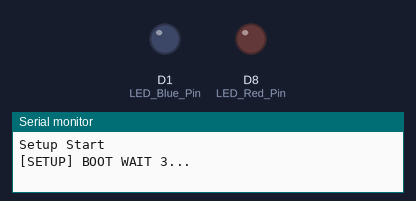
Bench run of a sketch on a simulated ESP8266 (NodeMCU). On the bench: output pins drawn as LEDs (lit = HIGH), the last lines printed to the serial monitor. WiFi joins after 1.5 s; servers stay silent unless stated; uploads are accepted with an empty reply.

Above: at 0.1 s.
At 6.6 s:
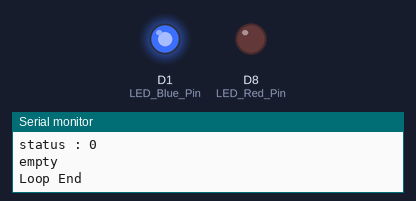
Timing chart, 0 to 8.1 s (numbered marks = the images above):
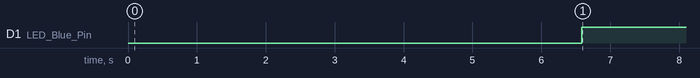

Measured:
- by itself, D1 (LED_Blue_Pin): LOW → HIGH at 6.6 s

The sketch:

LEDAlarm.ino
```cpp
#include <ESP8266WiFi.h>
#include <ESP8266HTTPClient.h>
#include <WiFiClientSecure.h>
#include "ArduinoJson.h"

//----- Cloud Settings
#define GROUP_NAME "XXXXXXX" // where your thing
#define THING_NAME "XXXXXXX"  // Your thing name in dynamoDB

#define STAGE_NAME "XXXXXXX" // Your stage name in API Gateway
#define RESOURCE_NAME "XXXXXXX" // Your resource name in API Gateway
#define API_KEY "XXXXXXXXXXXXXXXXXXXXXXX" // Your Api Key using in API Gateway

char ssid[] = "XXXXXX"; // Wifi ssid
char password[] = "XXXXXXXXXX"; //Wifi password

const char* host = "XXXXXXXXXX.execute-api.{Region}.amazonaws.com";//api endpoint
const int httpPort = 443; //for https
String url = "/" STAGE_NAME "/" RESOURCE_NAME "?group=" GROUP_NAME "&type=nodemcu" ; // Resource path

String response_body = "";

WiFiClientSecure client;

/* defines pins numbers */
int LED_Red_Pin = D8;
int LED_Blue_Pin = D1;


/* defines variables */
// Common Variable
unsigned long lastMsg = 0;

/* initial settings */
void setup() {
    Serial.println("Setup Start");

    /* Led Setting */
    pinMode(LED_Red_Pin, OUTPUT);
    pinMode(LED_Blue_Pin, OUTPUT);
    Serial.begin(115200); // Starts the serial communication

    /* Wifi connect */
    for(uint8_t t = 3; t > 0; t--) {
        Serial.printf("[SETUP] BOOT WAIT %d...\n", t);
        Serial.flush();
        delay(1000);
    }

    WiFi.begin(ssid, password);
    Serial.print("Attempting to connect to SSID: ");
    Serial.println(ssid);
    Serial.print("Connecting to AP");
    while (WiFi.status() != WL_CONNECTED) {
      delay(500);
      Serial.print(".");
    }

    Serial.println("");
    Serial.println("WiFi connected");
    Serial.print("IP address: ");
    Serial.println(WiFi.localIP());
    Serial.print("MAC address: ");
    Serial.println(WiFi.macAddress());

    delay(1500);

    Serial.println("Setup End");
}

/* exectuing main */
void loop() {
    // Now time
    unsigned long time_now = millis();

    // publish data and debug mqtt connection every 15 seconds
    if (time_now - lastMsg > 5000)
    {
        //Setting program running time from beginning on lastMsg
        lastMsg = time_now;

        Serial.println("Loop Start");

        /* ---------------- */
        /* Get data to aws */
        /* ---------------- */
        // get message
        getDataToAWS_wifi();

        /* ---------------- */
        /* Setting light    */
        /* ---------------- */
        // Setting LED color
        changeLED();

        Serial.println("Loop End");
    }
}

/* ---------------- */
/* Define functions */
/* ---------------- */

//Get data to aws
void getDataToAWS_wifi()
{
    WiFiClientSecure client;

    if (!client.connect(host, httpPort)) {
      Serial.println("connection failed");
      return;
    }

    Serial.print("url : ");
    Serial.println(url);

    // This will send the request to the server
    String requestBody = String("GET ") + url + " HTTP/1.1\r\n" +
               "Host: " + host + "\r\n" +
               "x-api-key: " API_KEY "\r\n" +
               "User-Agent: nodeMCU/2.0\r\n" +
               "Content-Type: application/json\r\n" +
               "Cache-Control: no-cache\r\n" +
//               "Content-length: " + String(jsonbody.length()) + "\r\n" +
                "\r\n"
//               jsonbody
               ;

    client.print(requestBody);
    client.println("");
    client.println("");

    Serial.println(requestBody);
//    Serial.println(client.available());

    while (!client.available()) {
      Serial.print(".");
      delay(300);
    }
    Serial.println("");

    String line = "";
    while(client.available()){
//      Serial.println("Available!!");
      line = client.readStringUntil('\n');

      if (line.substring(1) == "{")
      {
          break;
      }
    }
    response_body = line;
    Serial.print("response_body : ");
    Serial.println(response_body);


}

// Change LED color according to server response
void changeLED()
{
    Serial.println("change LED");

    int group_status = 0;
    String st_status = "";

    StaticJsonBuffer<400> jsonBuffer;
    JsonObject& Obj = jsonBuffer.parseObject(response_body);

    st_status = Obj["ResponseStatus"]["status"].asString();
    group_status = st_status.toInt();
    Serial.print("status : ");
    Serial.println(group_status);

    if(group_status > 0)
    {
        Serial.println("full");
        digitalWrite(LED_Blue_Pin, LOW);
        delay(300);
        digitalWrite(LED_Red_Pin, HIGH);
    }
    else
    {
        Serial.println("empty");
        digitalWrite(LED_Red_Pin, LOW);
        delay(300);
        digitalWrite(LED_Blue_Pin, HIGH);
    }

    return;
}
```
